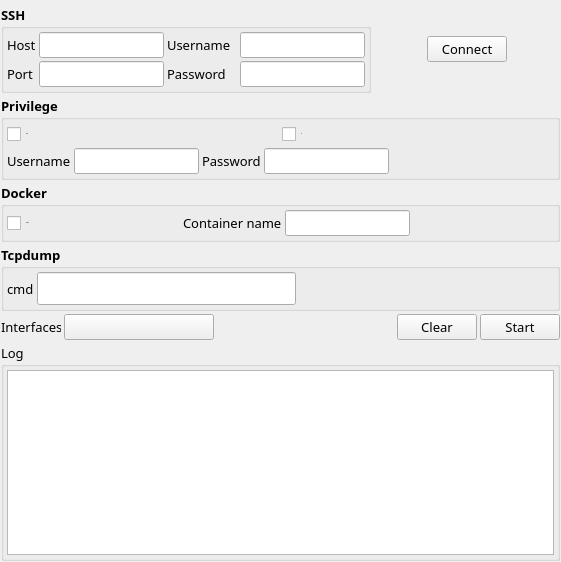
<?xml version="1.0" encoding="UTF-8"?>
<ui version="4.0">
 <class>LinuxWidget</class>
 <widget class="QWidget" name="LinuxWidget">
  <property name="geometry">
   <rect>
    <x>0</x>
    <y>0</y>
    <width>561</width>
    <height>562</height>
   </rect>
  </property>
  <property name="font">
   <font>
    <family>微软雅黑</family>
    <pointsize>10</pointsize>
   </font>
  </property>
  <property name="windowTitle">
   <string>Form</string>
  </property>
  <layout class="QGridLayout" name="gridLayout_6">
   <property name="leftMargin">
    <number>1</number>
   </property>
   <property name="topMargin">
    <number>5</number>
   </property>
   <property name="rightMargin">
    <number>1</number>
   </property>
   <property name="bottomMargin">
    <number>1</number>
   </property>
   <property name="spacing">
    <number>3</number>
   </property>
   <item row="0" column="0">
    <layout class="QHBoxLayout" name="horizontalLayout">
     <item>
      <widget class="QGroupBox" name="groupBox_ssh">
       <property name="font">
        <font>
         <family>微软雅黑</family>
         <pointsize>10</pointsize>
         <bold>true</bold>
        </font>
       </property>
       <property name="title">
        <string>SSH</string>
       </property>
       <layout class="QGridLayout" name="gridLayout">
        <property name="leftMargin">
         <number>3</number>
        </property>
        <property name="topMargin">
         <number>3</number>
        </property>
        <property name="rightMargin">
         <number>3</number>
        </property>
        <property name="bottomMargin">
         <number>3</number>
        </property>
        <property name="spacing">
         <number>3</number>
        </property>
        <item row="0" column="0">
         <layout class="QVBoxLayout" name="verticalLayout_3">
          <item>
           <widget class="CaptionLabel" name="CaptionLabel">
            <property name="font">
             <font>
              <family>微软雅黑</family>
              <pointsize>10</pointsize>
              <bold>false</bold>
             </font>
            </property>
            <property name="text">
             <string>Host</string>
            </property>
           </widget>
          </item>
          <item>
           <widget class="CaptionLabel" name="CaptionLabel_2">
            <property name="font">
             <font>
              <family>微软雅黑</family>
              <pointsize>10</pointsize>
              <bold>false</bold>
             </font>
            </property>
            <property name="text">
             <string>Port</string>
            </property>
           </widget>
          </item>
         </layout>
        </item>
        <item row="0" column="1">
         <layout class="QVBoxLayout" name="verticalLayout_4">
          <item>
           <widget class="EditableComboBox" name="EditableComboBox_host">
            <property name="font">
             <font>
              <family>微软雅黑</family>
              <pointsize>10</pointsize>
              <bold>false</bold>
             </font>
            </property>
           </widget>
          </item>
          <item>
           <widget class="EditableComboBox" name="EditableComboBox_port">
            <property name="font">
             <font>
              <family>微软雅黑</family>
              <pointsize>10</pointsize>
              <bold>false</bold>
             </font>
            </property>
           </widget>
          </item>
         </layout>
        </item>
        <item row="0" column="2">
         <layout class="QVBoxLayout" name="verticalLayout">
          <item>
           <widget class="CaptionLabel" name="CaptionLabel_3">
            <property name="minimumSize">
             <size>
              <width>70</width>
              <height>0</height>
             </size>
            </property>
            <property name="font">
             <font>
              <family>微软雅黑</family>
              <pointsize>10</pointsize>
              <bold>false</bold>
             </font>
            </property>
            <property name="text">
             <string>Username</string>
            </property>
           </widget>
          </item>
          <item>
           <widget class="CaptionLabel" name="CaptionLabel_4">
            <property name="font">
             <font>
              <family>微软雅黑</family>
              <pointsize>10</pointsize>
              <bold>false</bold>
             </font>
            </property>
            <property name="text">
             <string>Password</string>
            </property>
           </widget>
          </item>
         </layout>
        </item>
        <item row="0" column="3">
         <layout class="QVBoxLayout" name="verticalLayout_5">
          <item>
           <widget class="EditableComboBox" name="EditableComboBox_username">
            <property name="font">
             <font>
              <family>微软雅黑</family>
              <pointsize>10</pointsize>
              <bold>false</bold>
             </font>
            </property>
           </widget>
          </item>
          <item>
           <widget class="EditableComboBox" name="EditableComboBox_password">
            <property name="font">
             <font>
              <family>微软雅黑</family>
              <pointsize>10</pointsize>
              <bold>false</bold>
             </font>
            </property>
           </widget>
          </item>
         </layout>
        </item>
       </layout>
      </widget>
     </item>
     <item>
      <spacer name="horizontalSpacer_7">
       <property name="orientation">
        <enum>Qt::Orientation::Horizontal</enum>
       </property>
       <property name="sizeHint" stdset="0">
        <size>
         <width>40</width>
         <height>20</height>
        </size>
       </property>
      </spacer>
     </item>
     <item>
      <widget class="PrimaryPushButton" name="PrimaryPushButton_connect">
       <property name="font">
        <font>
         <family>微软雅黑</family>
         <pointsize>10</pointsize>
         <bold>false</bold>
        </font>
       </property>
       <property name="text">
        <string>Connect</string>
       </property>
      </widget>
     </item>
     <item>
      <spacer name="horizontalSpacer_8">
       <property name="orientation">
        <enum>Qt::Orientation::Horizontal</enum>
       </property>
       <property name="sizeHint" stdset="0">
        <size>
         <width>40</width>
         <height>20</height>
        </size>
       </property>
      </spacer>
     </item>
    </layout>
   </item>
   <item row="1" column="0">
    <widget class="QGroupBox" name="groupBox_privilege">
     <property name="font">
      <font>
       <family>微软雅黑</family>
       <pointsize>10</pointsize>
       <bold>true</bold>
      </font>
     </property>
     <property name="title">
      <string>Privilege</string>
     </property>
     <layout class="QGridLayout" name="gridLayout_2">
      <property name="leftMargin">
       <number>3</number>
      </property>
      <property name="topMargin">
       <number>3</number>
      </property>
      <property name="rightMargin">
       <number>3</number>
      </property>
      <property name="bottomMargin">
       <number>3</number>
      </property>
      <property name="spacing">
       <number>3</number>
      </property>
      <item row="0" column="0">
       <layout class="QVBoxLayout" name="verticalLayout_2">
        <item>
         <layout class="QHBoxLayout" name="horizontalLayout_4">
          <item>
           <widget class="CheckBox" name="CheckBox_sudo">
            <property name="minimumSize">
             <size>
              <width>29</width>
              <height>22</height>
             </size>
            </property>
            <property name="maximumSize">
             <size>
              <width>65</width>
              <height>16777215</height>
             </size>
            </property>
            <property name="font">
             <font>
              <family>Segoe UI</family>
              <pointsize>-1</pointsize>
              <italic>false</italic>
              <bold>false</bold>
             </font>
            </property>
            <property name="text">
             <string>sudo</string>
            </property>
           </widget>
          </item>
          <item>
           <spacer name="horizontalSpacer_5">
            <property name="orientation">
             <enum>Qt::Orientation::Horizontal</enum>
            </property>
            <property name="sizeHint" stdset="0">
             <size>
              <width>40</width>
              <height>20</height>
             </size>
            </property>
           </spacer>
          </item>
          <item>
           <widget class="CheckBox" name="CheckBox_su">
            <property name="minimumSize">
             <size>
              <width>29</width>
              <height>22</height>
             </size>
            </property>
            <property name="maximumSize">
             <size>
              <width>45</width>
              <height>16777215</height>
             </size>
            </property>
            <property name="font">
             <font>
              <family>Segoe UI</family>
              <pointsize>-1</pointsize>
              <italic>false</italic>
              <bold>false</bold>
             </font>
            </property>
            <property name="text">
             <string>su</string>
            </property>
           </widget>
          </item>
          <item>
           <spacer name="horizontalSpacer_6">
            <property name="orientation">
             <enum>Qt::Orientation::Horizontal</enum>
            </property>
            <property name="sizeHint" stdset="0">
             <size>
              <width>40</width>
              <height>20</height>
             </size>
            </property>
           </spacer>
          </item>
         </layout>
        </item>
        <item>
         <layout class="QHBoxLayout" name="horizontalLayout_5">
          <item>
           <layout class="QHBoxLayout" name="horizontalLayout_2">
            <item>
             <widget class="CaptionLabel" name="CaptionLabel_5">
              <property name="font">
               <font>
                <family>微软雅黑</family>
                <pointsize>10</pointsize>
                <bold>false</bold>
               </font>
              </property>
              <property name="text">
               <string>Username</string>
              </property>
             </widget>
            </item>
            <item>
             <widget class="EditableComboBox" name="EditableComboBox_su_username">
              <property name="font">
               <font>
                <family>微软雅黑</family>
                <pointsize>10</pointsize>
                <bold>false</bold>
               </font>
              </property>
             </widget>
            </item>
           </layout>
          </item>
          <item>
           <layout class="QHBoxLayout" name="horizontalLayout_3">
            <item>
             <widget class="CaptionLabel" name="CaptionLabel_6">
              <property name="font">
               <font>
                <family>微软雅黑</family>
                <pointsize>10</pointsize>
                <bold>false</bold>
               </font>
              </property>
              <property name="text">
               <string>Password</string>
              </property>
             </widget>
            </item>
            <item>
             <widget class="EditableComboBox" name="EditableComboBox_su_password">
              <property name="font">
               <font>
                <family>微软雅黑</family>
                <pointsize>10</pointsize>
                <bold>false</bold>
               </font>
              </property>
             </widget>
            </item>
           </layout>
          </item>
          <item>
           <spacer name="horizontalSpacer">
            <property name="orientation">
             <enum>Qt::Orientation::Horizontal</enum>
            </property>
            <property name="sizeHint" stdset="0">
             <size>
              <width>40</width>
              <height>20</height>
             </size>
            </property>
           </spacer>
          </item>
         </layout>
        </item>
       </layout>
      </item>
     </layout>
    </widget>
   </item>
   <item row="2" column="0">
    <widget class="QGroupBox" name="groupBox_docker">
     <property name="font">
      <font>
       <family>微软雅黑</family>
       <pointsize>10</pointsize>
       <bold>true</bold>
      </font>
     </property>
     <property name="title">
      <string>Docker</string>
     </property>
     <layout class="QGridLayout" name="gridLayout_3">
      <property name="leftMargin">
       <number>3</number>
      </property>
      <property name="topMargin">
       <number>3</number>
      </property>
      <property name="rightMargin">
       <number>3</number>
      </property>
      <property name="bottomMargin">
       <number>3</number>
      </property>
      <property name="spacing">
       <number>3</number>
      </property>
      <item row="0" column="0">
       <layout class="QHBoxLayout" name="horizontalLayout_7">
        <item>
         <widget class="CheckBox" name="CheckBox_docker">
          <property name="minimumSize">
           <size>
            <width>29</width>
            <height>22</height>
           </size>
          </property>
          <property name="maximumSize">
           <size>
            <width>70</width>
            <height>16777215</height>
           </size>
          </property>
          <property name="font">
           <font>
            <family>Segoe UI</family>
            <pointsize>-1</pointsize>
            <italic>false</italic>
            <bold>false</bold>
           </font>
          </property>
          <property name="text">
           <string>docker</string>
          </property>
         </widget>
        </item>
        <item>
         <spacer name="horizontalSpacer_9">
          <property name="orientation">
           <enum>Qt::Orientation::Horizontal</enum>
          </property>
          <property name="sizeHint" stdset="0">
           <size>
            <width>40</width>
            <height>20</height>
           </size>
          </property>
         </spacer>
        </item>
        <item>
         <layout class="QHBoxLayout" name="horizontalLayout_6">
          <item>
           <widget class="CaptionLabel" name="CaptionLabel_7">
            <property name="font">
             <font>
              <family>微软雅黑</family>
              <pointsize>10</pointsize>
              <bold>false</bold>
             </font>
            </property>
            <property name="text">
             <string>Container name</string>
            </property>
           </widget>
          </item>
          <item>
           <widget class="EditableComboBox" name="EditableComboBox_container">
            <property name="font">
             <font>
              <family>微软雅黑</family>
              <pointsize>10</pointsize>
              <bold>false</bold>
             </font>
            </property>
           </widget>
          </item>
         </layout>
        </item>
        <item>
         <spacer name="horizontalSpacer_2">
          <property name="orientation">
           <enum>Qt::Orientation::Horizontal</enum>
          </property>
          <property name="sizeHint" stdset="0">
           <size>
            <width>40</width>
            <height>20</height>
           </size>
          </property>
         </spacer>
        </item>
       </layout>
      </item>
     </layout>
    </widget>
   </item>
   <item row="3" column="0">
    <widget class="QGroupBox" name="groupBox_interface">
     <property name="minimumSize">
      <size>
       <width>200</width>
       <height>0</height>
      </size>
     </property>
     <property name="font">
      <font>
       <family>微软雅黑</family>
       <pointsize>10</pointsize>
       <bold>true</bold>
      </font>
     </property>
     <property name="title">
      <string>Tcpdump</string>
     </property>
     <layout class="QGridLayout" name="gridLayout_4">
      <property name="leftMargin">
       <number>3</number>
      </property>
      <property name="topMargin">
       <number>3</number>
      </property>
      <property name="rightMargin">
       <number>3</number>
      </property>
      <property name="bottomMargin">
       <number>3</number>
      </property>
      <property name="spacing">
       <number>3</number>
      </property>
      <item row="0" column="2">
       <spacer name="horizontalSpacer_4">
        <property name="orientation">
         <enum>Qt::Orientation::Horizontal</enum>
        </property>
        <property name="sizeHint" stdset="0">
         <size>
          <width>40</width>
          <height>20</height>
         </size>
        </property>
       </spacer>
      </item>
      <item row="0" column="0">
       <widget class="CaptionLabel" name="CaptionLabel_9">
        <property name="font">
         <font>
          <family>微软雅黑</family>
          <pointsize>10</pointsize>
          <bold>false</bold>
         </font>
        </property>
        <property name="text">
         <string>cmd</string>
        </property>
       </widget>
      </item>
      <item row="0" column="1">
       <widget class="EditableComboBox" name="EditableComboBox_cmd">
        <property name="minimumSize">
         <size>
          <width>200</width>
          <height>33</height>
         </size>
        </property>
        <property name="font">
         <font>
          <family>微软雅黑</family>
          <pointsize>10</pointsize>
          <bold>false</bold>
         </font>
        </property>
       </widget>
      </item>
     </layout>
    </widget>
   </item>
   <item row="4" column="0">
    <layout class="QHBoxLayout" name="horizontalLayout_10">
     <item>
      <layout class="QHBoxLayout" name="horizontalLayout_8">
       <item>
        <widget class="CaptionLabel" name="CaptionLabel_8">
         <property name="maximumSize">
          <size>
           <width>60</width>
           <height>16777215</height>
          </size>
         </property>
         <property name="font">
          <font>
           <family>微软雅黑</family>
           <pointsize>10</pointsize>
           <bold>false</bold>
          </font>
         </property>
         <property name="text">
          <string>Interfaces</string>
         </property>
        </widget>
       </item>
       <item>
        <widget class="ComboBox" name="ComboBox_interface">
         <property name="minimumSize">
          <size>
           <width>150</width>
           <height>0</height>
          </size>
         </property>
        </widget>
       </item>
      </layout>
     </item>
     <item>
      <spacer name="horizontalSpacer_3">
       <property name="orientation">
        <enum>Qt::Orientation::Horizontal</enum>
       </property>
       <property name="sizeHint" stdset="0">
        <size>
         <width>40</width>
         <height>20</height>
        </size>
       </property>
      </spacer>
     </item>
     <item>
      <layout class="QHBoxLayout" name="horizontalLayout_9">
       <item>
        <widget class="PrimaryPushButton" name="PrimaryPushButton_clear">
         <property name="text">
          <string>Clear</string>
         </property>
        </widget>
       </item>
       <item>
        <widget class="PrimaryPushButton" name="PrimaryPushButton_start">
         <property name="font">
          <font>
           <family>微软雅黑</family>
           <pointsize>10</pointsize>
           <bold>false</bold>
          </font>
         </property>
         <property name="text">
          <string>Start</string>
         </property>
        </widget>
       </item>
      </layout>
     </item>
    </layout>
   </item>
   <item row="5" column="0">
    <widget class="QGroupBox" name="groupBox">
     <property name="title">
      <string>Log</string>
     </property>
     <layout class="QGridLayout" name="gridLayout_5">
      <property name="leftMargin">
       <number>3</number>
      </property>
      <property name="topMargin">
       <number>3</number>
      </property>
      <property name="rightMargin">
       <number>3</number>
      </property>
      <property name="bottomMargin">
       <number>3</number>
      </property>
      <property name="spacing">
       <number>3</number>
      </property>
      <item row="0" column="0">
       <widget class="QTextBrowser" name="textBrowser"/>
      </item>
     </layout>
    </widget>
   </item>
  </layout>
 </widget>
 <customwidgets>
  <customwidget>
   <class>CheckBox</class>
   <extends>QCheckBox</extends>
   <header>qfluentwidgets</header>
  </customwidget>
  <customwidget>
   <class>ComboBox</class>
   <extends>QPushButton</extends>
   <header>qfluentwidgets</header>
  </customwidget>
  <customwidget>
   <class>EditableComboBox</class>
   <extends>LineEdit</extends>
   <header>qfluentwidgets</header>
  </customwidget>
  <customwidget>
   <class>PrimaryPushButton</class>
   <extends>PushButton</extends>
   <header>qfluentwidgets</header>
  </customwidget>
  <customwidget>
   <class>PushButton</class>
   <extends>QPushButton</extends>
   <header>qfluentwidgets</header>
  </customwidget>
  <customwidget>
   <class>CaptionLabel</class>
   <extends>QLabel</extends>
   <header>qfluentwidgets</header>
  </customwidget>
  <customwidget>
   <class>LineEdit</class>
   <extends>QLineEdit</extends>
   <header>qfluentwidgets</header>
  </customwidget>
 </customwidgets>
 <resources/>
 <connections/>
</ui>
